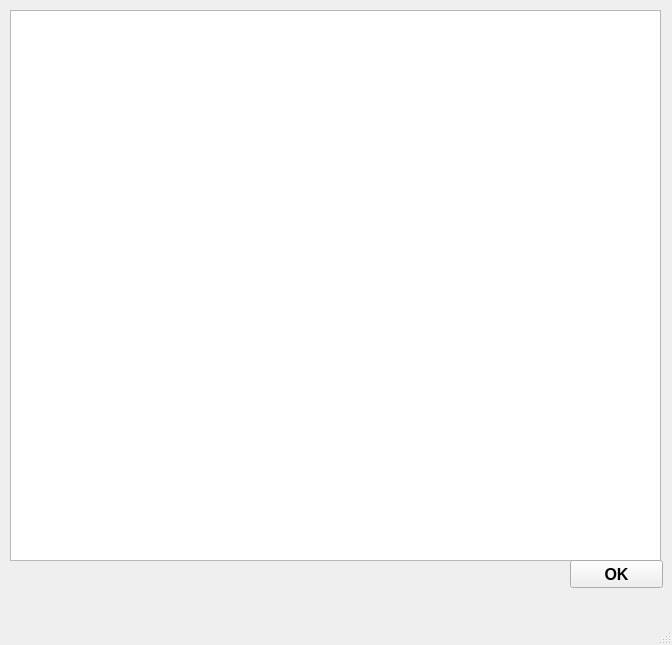
<?xml version="1.0" encoding="UTF-8"?>
<ui version="4.0">
 <class>MainWindow</class>
 <widget class="QMainWindow" name="MainWindow">
  <property name="windowModality">
   <enum>Qt::WindowModal</enum>
  </property>
  <property name="geometry">
   <rect>
    <x>0</x>
    <y>0</y>
    <width>672</width>
    <height>645</height>
   </rect>
  </property>
  <property name="windowTitle">
   <string>MainWindow</string>
  </property>
  <widget class="QWidget" name="centralwidget">
   <widget class="QTextEdit" name="Info_text">
    <property name="geometry">
     <rect>
      <x>10</x>
      <y>10</y>
      <width>651</width>
      <height>551</height>
     </rect>
    </property>
   </widget>
   <widget class="QPushButton" name="pushButton">
    <property name="geometry">
     <rect>
      <x>570</x>
      <y>560</y>
      <width>93</width>
      <height>28</height>
     </rect>
    </property>
    <property name="font">
     <font>
      <family>Arial</family>
      <pointsize>12</pointsize>
      <weight>75</weight>
      <bold>true</bold>
     </font>
    </property>
    <property name="text">
     <string>OK</string>
    </property>
   </widget>
  </widget>
  <widget class="QMenuBar" name="menubar">
   <property name="geometry">
    <rect>
     <x>0</x>
     <y>0</y>
     <width>672</width>
     <height>26</height>
    </rect>
   </property>
  </widget>
  <widget class="QStatusBar" name="statusbar"/>
 </widget>
 <resources/>
 <connections/>
</ui>
